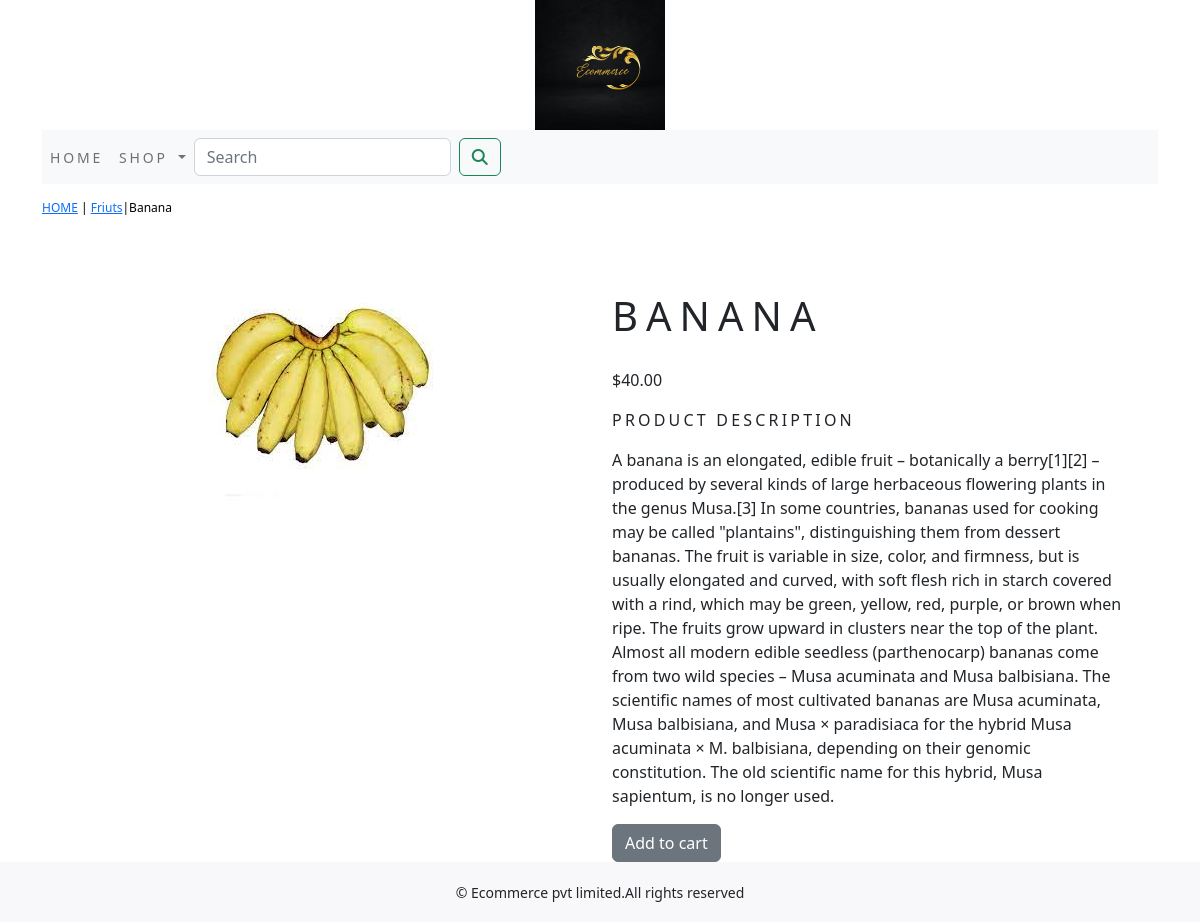
Screenshot of /shop/friuts/banana/ with the database file from the repository.
### shop/models.py (models this page shows, shortened)
class Product(models.Model):
    name=models.CharField(max_length=250,unique=True)
    slug=models.SlugField(max_length=250,unique=True)
    description=models.TextField(blank=True)
    price=models.DecimalField(max_digits=10,decimal_places=2)
    category=models.ForeignKey(Category,on_delete=models.CASCADE)
    image=models.ImageField(upload_to='product',blank=True)
    stock=models.IntegerField()
    available=models.BooleanField(default=True)
    created=models.DateTimeField(auto_now_add=True)
    updated=models.DateTimeField(auto_now=True)
    class Meta:
        ordering=('name',)
        verbose_name = 'product'
        verbose_name_plural = 'products'

class Category(models.Model):
    name=models.CharField(max_length=250,unique=True)
    slug=models.SlugField(max_length=250,unique=True)
    description=models.TextField(blank=True)
    image=models.ImageField(upload_to='category',blank=True)
    class Meta:
        ordering=('name',)
        verbose_name='category'
        verbose_name_plural='categories'
    def get_url(self):
        return reverse('shop:products_by_category',args=[self.slug])
    def __str__(self):
        return '{}'.format(self.name)

### shop/views.py (the view)
# urls.py: path('<slug:c_slug>/<slug:product_slug>/',views.proDetail,name='prodCatdetail')
def proDetail(request,c_slug,product_slug):
    try:
        product=Product.objects.get(category__slug=c_slug,slug=product_slug)
    except Exception as e:
        raise e
    return render(request,'product.html',{'product':product})

### cart/context_processors.py (called while the page is built)
def counter(request):
    item_count=0
    if 'admin' in request.path:
        return {}
    else:
        try:
            cart=Cart.objects.filter(cart_id=_cart_id(request))
            car_items=CartItem.objects.all().filter(cart=cart[:1])
            for cart_item in car_items:
                item_count += cart_item.quantity
        except Cart.DoesNotExist:
            item_count =0
    return dict(item_count=item_count)

### cart/views.py (called while the page is built)
def _cart_id(request):
    cart=request.session.session_key
    if not cart:
        cart=request.session.create()
    return cart

### shop/context_processors.py (called while the page is built)
def menu_links(request):
    links=Category.objects.all()
    return dict(links=links)

### template/product.html (shortened to what this page needs)
{% extends 'base.html' %}
{% load static %}
{% block content %}
<div class="row my_prod_row_class">
    <div class="mx_auto">
        <p><a href="{% url 'shop:allProdCat' %}">HOME</a> | <a href="{{product.category.get_url}}">{{product.category}}</a>|{{product.name}}</p>
    </div>
</div>
<div class="container">
<br>
<div class="row">
    <div class="col-12 col-sm-12 col-md-12 col-lg-6 text-center">
        <div style="min-width:18rem">
            <img src="{{product.image.url}}" alt="{{product.name}}">
        </div>
    </div>
        <div class="col-12 col-sm-12 col-md-12 col-lg-6">
            <div>
            <h1 class="my_prod_title">{{product.name}}</h1>
            <p>${{product.price}}</p>
            <p class="my_title">Product Description</p>
            <p class="text-justify my_prod_text">{{product.description}}</p>
            {% if product.stock <= 0 %}
            <p class="text-justify my_prod_text"><b>Out of Stock</b></p>
            {% else %}
            <a class="btn btn-secondary" href="{% url 'cart:add_cart' product.id%}">Add to cart</a>
            {% endif %}
        </div>
    </div>
</div>
</div>
{% endblock %}

### static/css/custom.css (style rules this page uses)
body { font-family: "Trirong", serif; }
.my_title { font-size:16px; text-transform : uppercase; letter-spacing : .2em; }
.my_prod_row_class { padding-top:15px; padding-bottom:20px; }
.my_prod_row_class .mx_auto { color:#000; font-size:12px; text-decoration:none; }
.my_prod_title { letter-spacing : .2em; font-size : 40px; text-transform : uppercase; padding-top:15px; padding-bottom:20px; }
.my_prod_text { padding-right:20px; }

### rows the page displays
Product: category "Friuts", name "Banana", image (picture), name "BANANA", price "40.00", description "A banana is an elongated, edible fruit – botanically a berry[1][2] – produced by several kinds of large herbaceous flowering plants in the genus Musa.[3] In some countries, bananas used for cooking may be called \"plantains\", distinguishing them from dessert bananas. The fruit is variable in size, color, and firmness, but is usually elongated and curved, with soft flesh rich in starch covered with a rind, which may be green, yellow, red, purple, or brown when ripe. The fruits grow upward in clusters near the top of the plant. Almost all modern edible seedless (parthenocarp) bananas come from two wild species – Musa acuminata and Musa balbisiana. The scientific names of most cultivated…"
